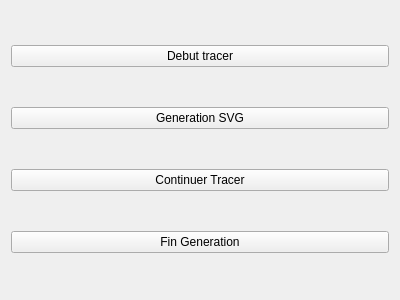
<?xml version="1.0" encoding="UTF-8"?>
<ui version="4.0">
 <class>svg</class>
 <widget class="QWidget" name="svg">
  <property name="geometry">
   <rect>
    <x>0</x>
    <y>0</y>
    <width>400</width>
    <height>300</height>
   </rect>
  </property>
  <property name="windowTitle">
   <string>svg</string>
  </property>
  <layout class="QVBoxLayout" name="verticalLayout">
   <item>
    <widget class="QPushButton" name="pushDebutTracer">
     <property name="text">
      <string>Debut tracer</string>
     </property>
    </widget>
   </item>
   <item>
    <widget class="QPushButton" name="pushDebGene">
     <property name="text">
      <string>Generation SVG</string>
     </property>
    </widget>
   </item>
   <item>
    <widget class="QPushButton" name="pushContinueTracer">
     <property name="text">
      <string>Continuer Tracer</string>
     </property>
    </widget>
   </item>
   <item>
    <widget class="QPushButton" name="pushFinGene">
     <property name="text">
      <string>Fin Generation</string>
     </property>
    </widget>
   </item>
  </layout>
 </widget>
 <layoutdefault spacing="6" margin="11"/>
 <resources/>
 <connections/>
</ui>
